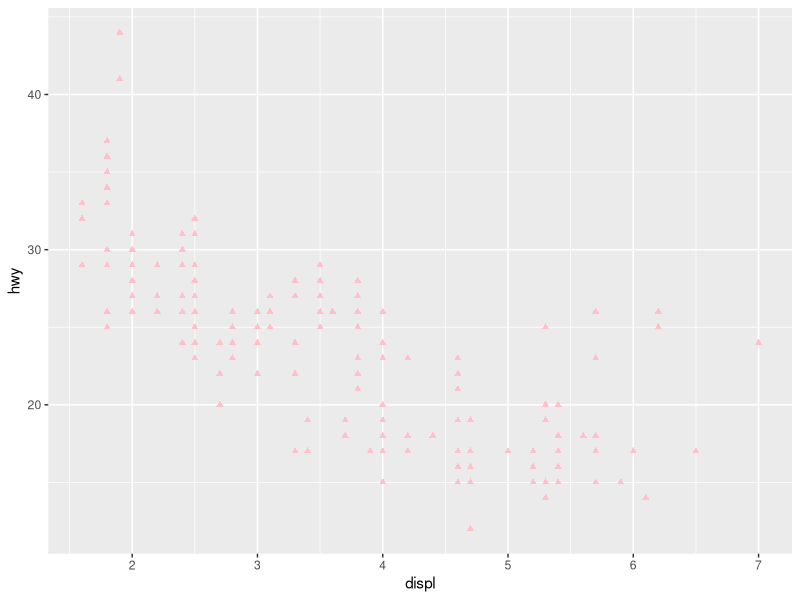
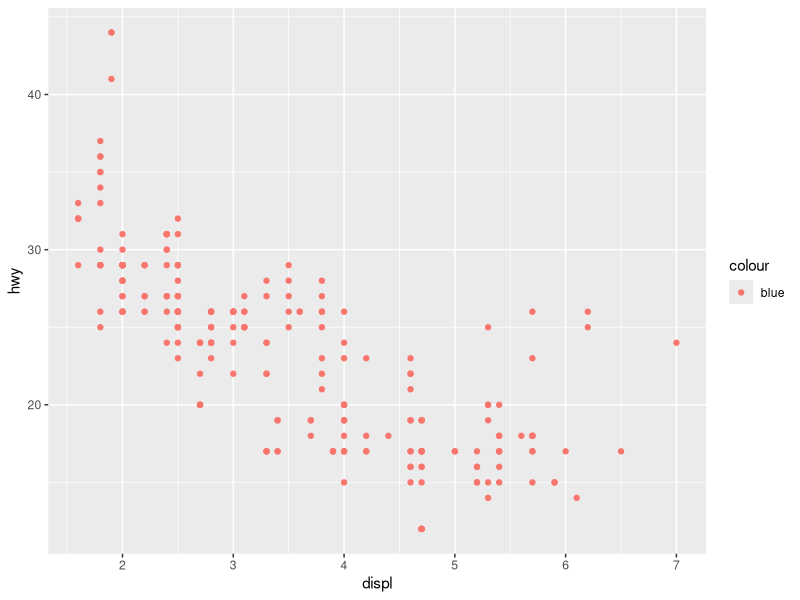
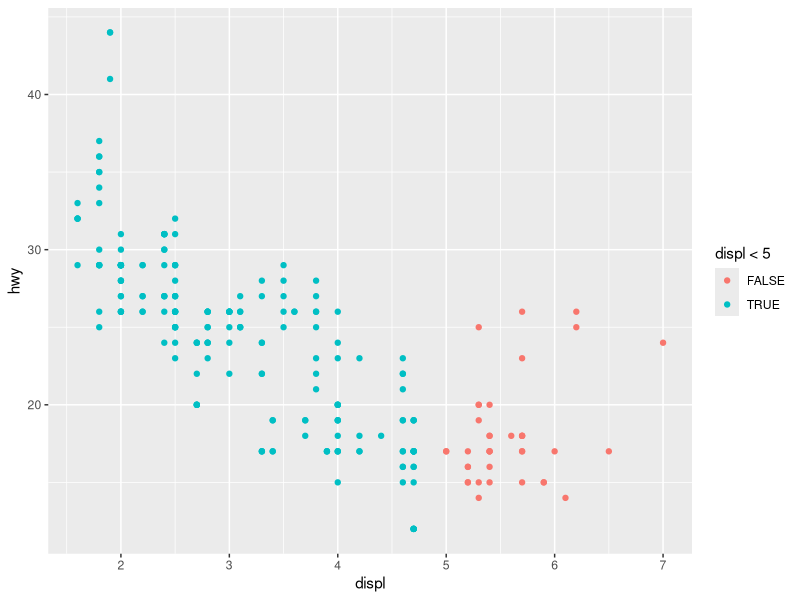

R code for these plots, in order:
library(tidyverse)

mpg |> 
    ggplot(aes(x = displ, y = hwy)) +
    geom_point(color = "pink", shape = "triangle")

# Maps color aesthetic to a constant named blue
# Should put manual color setting outside of aes()
ggplot(mpg) + 
    geom_point(aes(x = displ, y = hwy, color = "blue"))

mpg |> 
    ggplot(aes(x = displ, y = hwy, color = displ < 5)) +
    geom_point()